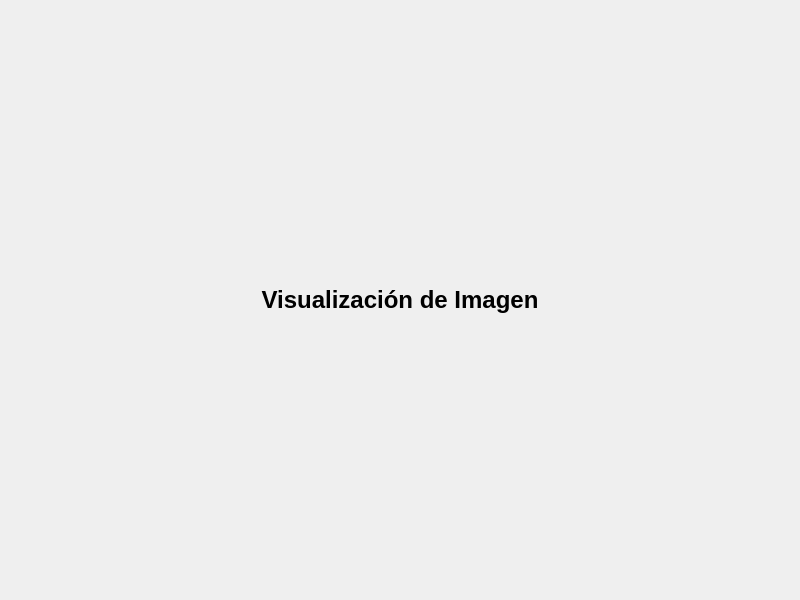
<?xml version="1.0" encoding="UTF-8"?>
<ui version="4.0">
 <class>ImagingTab</class>
 <widget class="QWidget" name="ImagingTab">
  <property name="geometry">
   <rect>
    <x>0</x>
    <y>0</y>
    <width>800</width>
    <height>600</height>
   </rect>
  </property>
  <layout class="QVBoxLayout" name="verticalLayout">
   <item>
    <widget class="QLabel" name="label">
     <property name="font">
      <font>
       <pointsize>18</pointsize>
       <bold>true</bold>
      </font>
     </property>
     <property name="text">
      <string>Visualización de Imagen</string>
     </property>
     <property name="alignment">
      <set>Qt::AlignCenter</set>
     </property>
    </widget>
   </item>
  </layout>
 </widget>
 <resources/>
 <connections/>
</ui>
